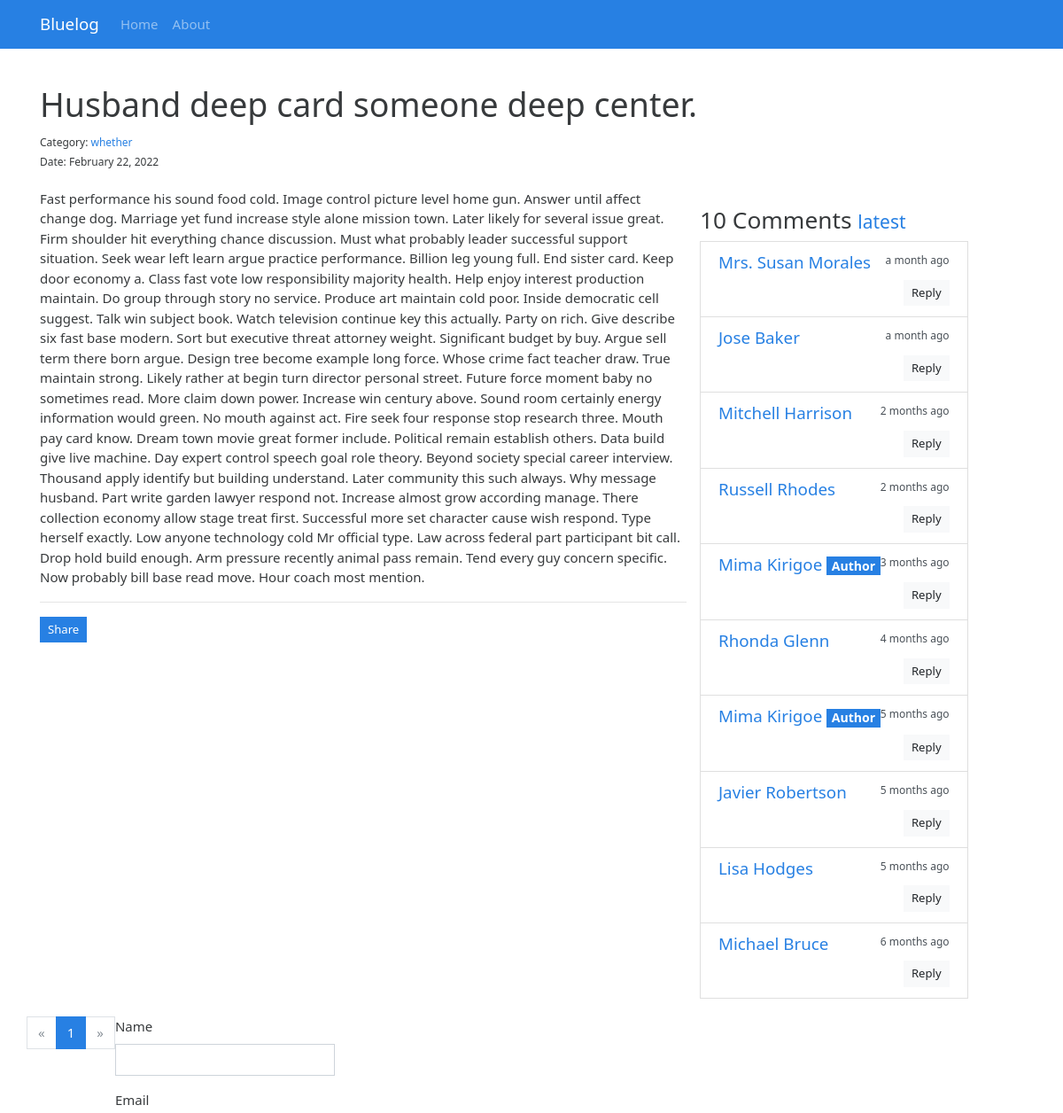
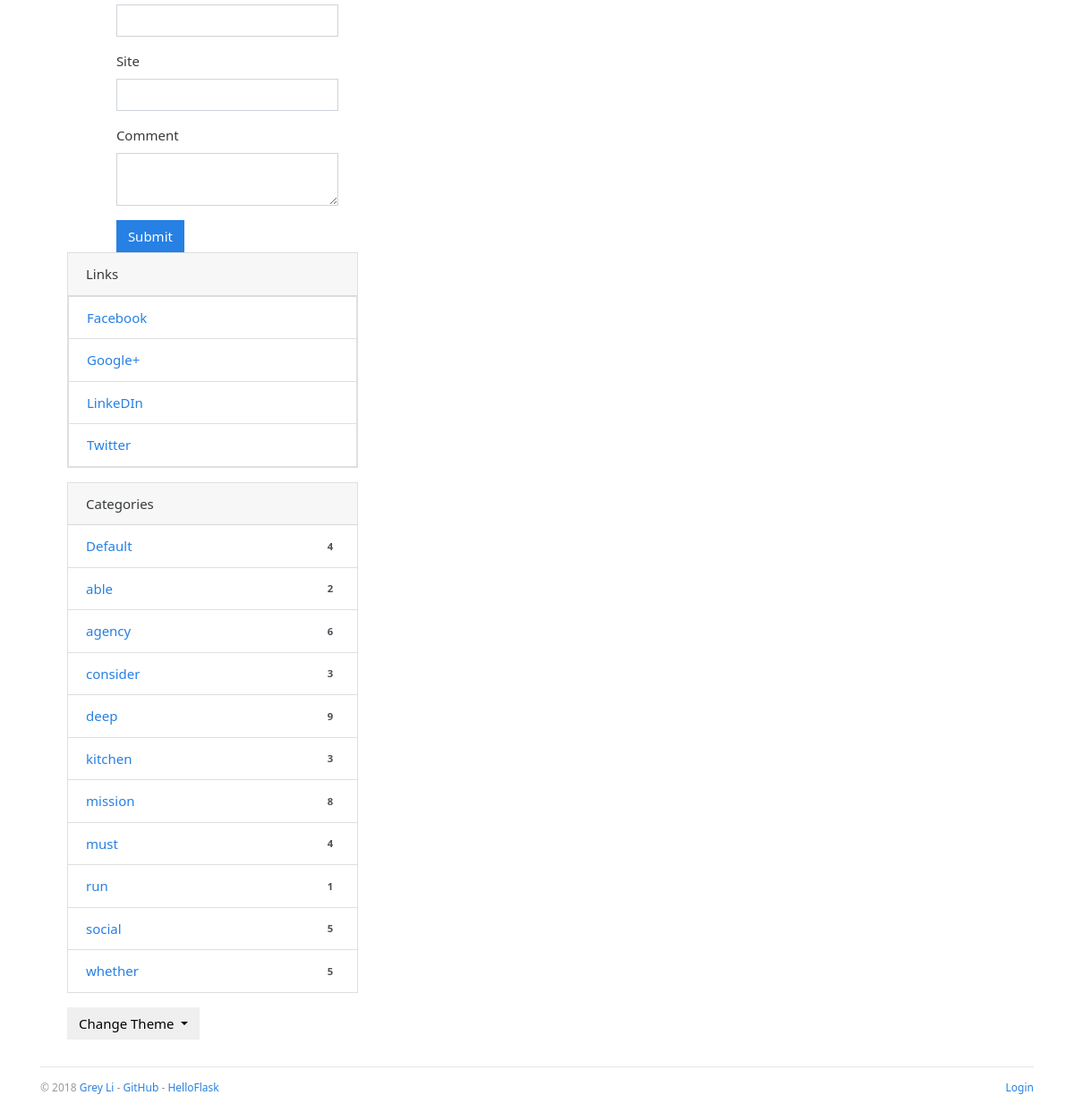
/post/1, run on the app's committed database (2 pictures, top to bottom).
### bluelog/models.py (models this page shows, shortened)
class Admin(db.Model,UserMixin):
    id = db.Column(db.Integer,primary_key=True)
    username = db.Column(db.String(20))
    password_hash = db.Column(db.String(128))
    blog_title = db.Column(db.String(60))
    blog_sub_title = db.Column(db.String(100))
    name = db.Column(db.String(30))
    about = db.Column(db.Text)

class Post(db.Model):
    id = db.Column(db.Integer,primary_key=True)
    title = db.Column(db.String(30))
    body = db.Column(db.Text)
    timestamp = db.Column(db.DateTime,default=datetime.utcnow,index=True)
    can_comment = db.Column(db.Boolean,default=True)
    category_id = db.Column(db.Integer,db.ForeignKey('category.id'))
    category = db.relationship('Category',back_populates='posts')
    comments = db.relationship('Comment',back_populates='post',cascade='all,delete-orphan')

class Category(db.Model):
    id = db.Column(db.Integer,primary_key=True)
    name = db.Column(db.String(30),unique=True)
    posts = db.relationship('Post',back_populates='category')

class Comment(db.Model):
    id = db.Column(db.Integer,primary_key=True)
    author = db.Column(db.String(20))
    email = db.Column(db.String(254))
    site = db.Column(db.String(255))
    body = db.Column(db.Text)
    from_admin = db.Column(db.Boolean,default=False)
    reviewed = db.Column(db.Boolean,default=False)
    timestamp = db.Column(db.DateTime,default=datetime.utcnow,index=True)
    replied_id = db.Column(db.Integer,db.ForeignKey('comment.id'))
    post_id = db.Column(db.Integer,db.ForeignKey('post.id'))
    post = db.relationship('Post',back_populates='comments')
    replies = db.relationship('Comment',back_populates='replied',cascade='all,delete-orphan')
    replied = db.relationship('Comment',back_populates='replies',remote_side=[id])

class Link(db.Model):
    id = db.Column(db.Integer,primary_key=True)
    name = db.Column(db.String(30))
    url = db.Column(db.String(255))

### bluelog/blueprints/blog.py (the view, shortened to what this page needs)
@blog_bp.route('/post/<int:post_id>', methods=['GET', 'POST'])
def show_post(post_id):
    post = Post.query.get_or_404(post_id)
    page = request.args.get('page', 1, type=int)
    per_page = current_app.config['BLUELOG_COMMENT_PER_PAGE']
    pagination = Comment.query.with_parent(post).filter_by(reviewed=True).order_by(Comment.timestamp.desc()).paginate(
        page, per_page)
    comments = pagination.items
    if current_user.is_authenticated:
        form = AdminCommentForm()
        form.author.data = current_user.name
        form.email.data = current_app.config['BLUELOG_EMAIL']
        form.site.data = url_for('.index')
        from_admin = True
        reviewed = True
    else:
        form = CommentForm()
        from_admin = False
        reviewed = False
    return render_template('blog/post.html', post=post, pagination=pagination, form=form, comments=comments)

### bluelog/form.py
class CommentForm(FlaskForm):
    author = StringField('Name', validators=[DataRequired(), Length(1, 30)])
    email = StringField('Email', validators=[DataRequired(), Email(), Length(1, 254)])
    site = StringField('Site', validators=[Optional(), URL(), Length(0, 255)])
    body = TextAreaField('Comment', validators=[DataRequired()])
    submit = SubmitField()

### bluelog/__init__.py (called while the page is built)
def register_template_context(app):
    @app.context_processor
    def make_template_context():
        admin = Admin.query.first()
        categories = Category.query.order_by(Category.name).all()
        links = Link.query.order_by(Link.name).all()
        if current_user.is_authenticated:
            unread_comments = Comment.query.filter_by(reviewed=False).count()
        else:
            unread_comments = None
        return dict(admin=admin, categories=categories, links=links, unread_comments=unread_comments)

def register_request_handlers(app):
    @app.after_request
    def query_profiler(response):
        for q in get_debug_queries():
            if q.duration >= app.config['BLUELOG_SLOW_QUERY_THRESHOLD']:
                app.logger.warning(
                    'Slow query: Duration: %fs\n Context: %s\n Query: %s\n'
                    % (q.duration, q.context, q.statement)
                )
        return response

### bluelog/templates/blog/post.html (shortened to what this page needs)
{% extends 'base.html' %}
{% from 'bootstrap/form.html' import render_form %}
{% from 'bootstrap/pagination.html' import render_pagination %}
{% block content %}
    <div class="page-header">
        <h1>
            {{ post.title }}
        </h1>
        <small>
            Category: <a href="{{ url_for('.show_category',category_id=post.category.id) }}">{{ post.category.name }}</a></br>
            Date: {{ moment(post.timestamp).format('LL') }}
        </small>
    </div>
    <div class="row">
        <div class="col-sm-8">
            {{ post.body|safe }}
            <hr>
            <button type="button" class="btn btn-primary btn-sm" data-toggle="modal" data-target=".postLinkModal">
                Share
            </button>
        </div>
        <div class="comments" id="comments">
            <h3>{{ pagination.total }} Comments
            <small>
                <a href="{{ url_for('.show_post',post_id=post.id,page=pagination.page or 1) }}#comments">latest</a>
            </small>
            </h3>
            {% if comments %}
                <ul class="list-group">
                    {% for comment in comments %}
                        <li class="list-group-item list-group-item-action flex-column">
                            <div class="d-flex w-100 justify-content-between">
                                <h5 class="mb-1">
                                    <a href="{% if comment.site %}{{ comment.site }}{% else %}#{% endif %}" target="_blank">
                                        {% if comment.from_admin %}
                                            {{ admin.name }}
                                        {% else %}
                                            {{ comment.author }}
                                        {% endif %}
                                    </a>
                                    {% if comment.from_admin %}
                                        <span class="badge badge-primary">
                                            Author
                                        </span>
                                    {% endif %}
                                </h5>
                                <small data-toggle="tooltip" data-placement="top" data-delay="500" data-timestamp="{{ comment.timestamp.strftime('%Y-%m-%dT%H:%M:%SZ') }}">
                                    {{ moment(comment.timestamp).fromNow() }}
                                </small>
                            </div>
                            <div class="float-right">
                                <a class="btn btn-light btn-sm" href="{{ url_for('.reply_comment',comment_id=comment.id) }}">Reply</a>
                            </div>
                        </li>
                    {% endfor %}
                </ul>
            {% else %}
                <div class="tip">
                    <h5>No comments.</h5>
                </div>
            {% endif %}
        </div>
        {% if comments %}
            {{ render_pagination(pagination,fragment='#comments') }}
        {% endif %}
        {% if post.can_comment %}
                <div id="comment-form">
                    {{ render_form(form, action=request.full_path) }}
                </div>
            {% else %}
                <div class="tip"><h5>Comment disabled.</h5></div>
            {% endif %}
        </div>
        <div class="col-sm-4 sidebar">
            {% include "blog/_sidebar.html" %}
        </div>
{% endblock content %}

### bluelog/templates/base.html (shortened to what this page needs)
{% from 'bootstrap/nav.html' import render_nav_item %}
<!DOCTYPE html>
<html lang="en">
<head>
    {% block head %}
    <link rel="stylesheet"
          href="{{ url_for('static', filename='css/%s.min.css' % request.cookies.get('theme', 'perfect_blue')) }}"
          type="text/css">
    <link rel="stylesheet" href="{{ url_for('static', filename='css/style.css') }}" type="text/css">
    {% endblock head %}
</head>
<body>
{% block nav %}
<nav class="navbar navbar-expand-lg navbar-dark bg-primary">
    <div class="container">
        <a class="navbar-brand" href="{{ url_for('blog.index') }}">{{ admin.blog_title }}</a>
        <div class="collapse navbar-collapse" id="navbarColor01">
            <ul class="navbar-nav mr-auto">
                {{ render_nav_item('blog.index', 'Home') }}
                {{ render_nav_item('blog.about', 'About') }}
            </ul>
        </div>
    </div>
</nav>
{% endblock nav %}
<main class="container">
    {% block content %}{% endblock content %}
    {% block footer %}
    <footer>
        <p class="float-left">
            <small> &copy; 2018 <a href="http://greyli.com" title="Written by Grey Li">Grey Li</a> -
                <a href="https://github.com/greyli/bluelog" title="Fork me on GitHub">GitHub</a> -
                <a href="http://helloflask.com" title="A HelloFlask project">HelloFlask</a>
            </small>
        </p>
        <p class="float-right">
            <small>
                {% if current_user.is_authenticated %}
                <a href="{{ url_for('auth.logout', next=request.full_path) }}">Logout</a>
                {% else %}
                <a href="{{ url_for('auth.login', next=request.full_path) }}">Login</a>
                {% endif %}
            </small>
        </p>
    </footer>
    {% endblock footer %}
</main>
</body>
</html>

### bluelog/templates/blog/_sidebar.html (shortened to what this page needs)
{% if links %}
    <div class="card mb-3">
        <div class="card-header">Links</div>
        {% for link in links %}
            <li class="list-group-item  list-group-item-action d-flex justify-content-between align-items-center">
                <a href="{{ link.url }}" target="_blank">{{ link.name }}</a>
            </li>
        {% endfor %}
    </div>
{% endif %}
{% if categories %}
    <div class="card mb-3">
        <div class="card-header">
            Categories
        </div>
        <ul class="list-group list-group-flush">
            {% for category in categories %}
            <li class="list-group-item  list-group-item-action d-flex justify-content-between align-items-center">
                <a href="{{ url_for('blog.show_category',category_id=category.id) }}" >{{ category.name }}</a>
                <span class="badge badge-prrimary badge-pill">
                    {{ category.posts|length }}
                </span>
            </li>
            {% endfor %}
        </ul>
    </div>
{% endif %}
<div class="dropdown">
    <button class="btn btn-default dropdown-toggle" type="button" id="dropdownMenuButton"
            data-toggle="dropdown" aria-haspopup="true" aria-expanded="false">
        Change Theme
    </button>
</div>

### bluelog/static/css/style.css (style rules this page uses)
nav { margin-bottom: 20px; }
.page-header { padding-top: 20px; padding-bottom: 20px; }
.comments { margin: 20px 0; }
.sidebar { padding-left: 30px; }
footer { margin-top: 30px; padding: 10px 0 40px; color: #999; border-top: 1px solid #e5e5e5; }

### data on the page
Admin: blog_title "Bluelog", name "Mima Kirigoe"
Post: title "Husband deep card someone deep center.", timestamp "February 22, 2022", body "Fast performance his sound food cold. Image control picture level home gun. Answer until affect change dog. Marriage yet fund increase style alone mission town. Later likely for several issue great. Firm shoulder hit everything chance discussion. Must what probably leader successful support situation. Seek wear left learn argue practice performance. Billion leg young full. End sister card. Keep door economy a. Class fast vote low responsibility majority health. Help enjoy interest production maintain. Do group through story no service. Produce art maintain cold poor. Inside democratic cell suggest. Talk win subject book. Watch television continue key this actually. Party on rich. Give…"
Category: category.name "whether", name "whether", posts|length "5"
Comment: author "Mrs. Susan Morales", timestamp "a month ago"
Comment: author "Jose Baker", timestamp "a month ago"
Comment: author "Mitchell Harrison", timestamp "2 months ago"
Comment: author "Russell Rhodes", timestamp "2 months ago"
Comment: from_admin "Author", timestamp "3 months ago"
Comment: author "Rhonda Glenn", timestamp "4 months ago"
Comment: from_admin "Author", timestamp "5 months ago"
Comment: author "Javier Robertson", timestamp "5 months ago"
Comment: author "Lisa Hodges", timestamp "5 months ago"
Comment: author "Michael Bruce", timestamp "6 months ago"
Link: name "Facebook"
Link: name "Google+"
Link: name "LinkeDIn"
Link: name "Twitter"
Category: name "Default", posts|length "4"
Category: name "able", posts|length "2"
Category: name "agency", posts|length "6"
Category: name "consider", posts|length "3"
Category: name "deep", posts|length "9"
Category: name "kitchen", posts|length "3"
Category: name "mission", posts|length "8"
Category: name "must", posts|length "4"
Category: name "run", posts|length "1"
Category: name "social", posts|length "5"

### other printed values
{{ render_nav_item('blog.index', 'Home') }} "Home"
{{ render_nav_item('blog.about', 'About') }} "About"
{{ pagination.total }} "10"
{{ render_pagination(pagination,fragment='#comments') }} "« 1 »"
